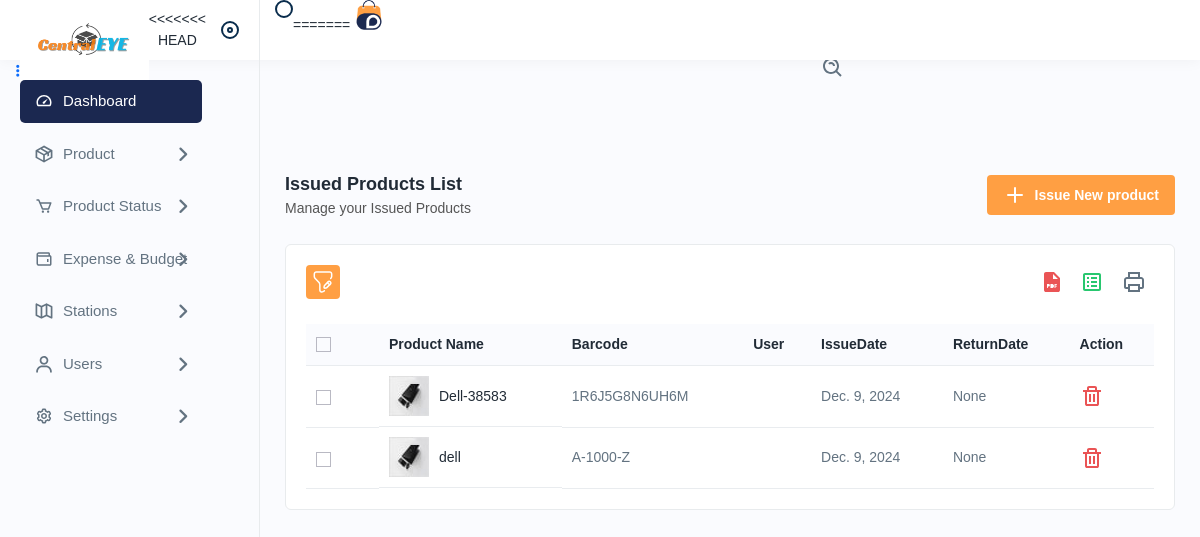
The page /issuedproducts on the database as committed earlier.
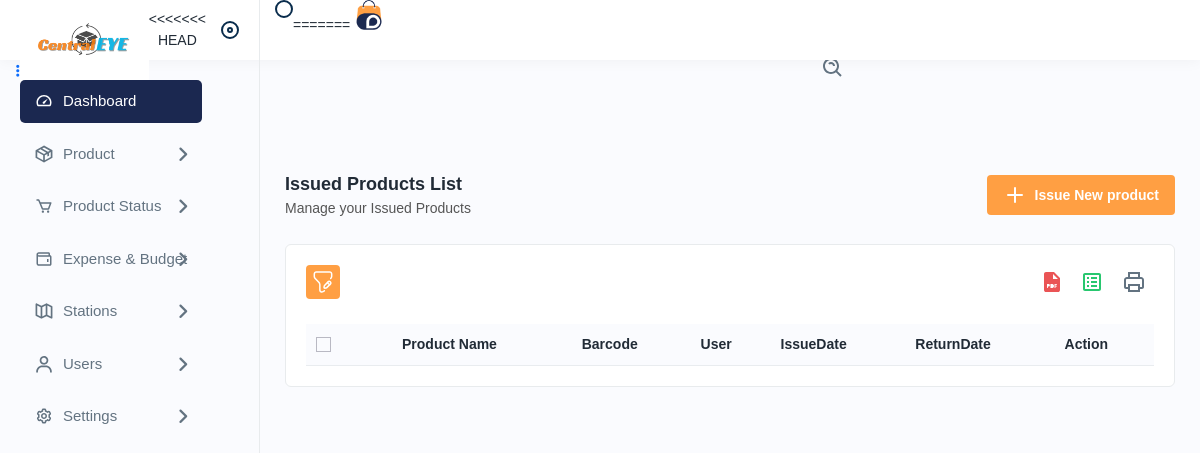
The same page on the database as committed later.
### app/models.py (models this page shows, shortened)
class Allocation(models.Model):          #issuedproducts
    allocation_id = models.IntegerField(primary_key=True, unique=True)
    asset = models.ForeignKey(Asset, null=True, blank=True, on_delete=models.SET_NULL)
    user = models.ForeignKey(UserDetails, null=True, blank=True, on_delete=models.SET_NULL)
    assign_date = models.DateField(auto_now_add=True)
    expected_return_date = models.DateField(null=True, blank=True)
    return_date = models.DateField(null=True, blank=True)
    assign_location = models.CharField(max_length=255)

class Asset(models.Model):
    asset_id = models.IntegerField(primary_key=True, unique=True)
    asset_name = models.CharField(max_length=255)
    asset_category = models.ForeignKey(AssetSubCategory, null=True, blank=True, on_delete=models.SET_NULL)
    barcode = models.CharField(max_length=255, unique=True, null=True, blank=True)
    purchase_date = models.DateField()
    asset_value = models.CharField(max_length=255)
    condition = models.CharField(max_length=20, choices=CONDITION_CHOICES, default='good')
    location = models.CharField(max_length=255)
    assign_to = models.ForeignKey(UserDetails, null=True, blank=True, on_delete=models.SET_NULL)
    asset_status = models.CharField(max_length=20, choices=ASSET_STATUS_CHOICES, default='available')
    asset_maintenance_date = models.DateField(null=True, blank=True)

### app/views.py (the view)
# urls.py: path('issuedproducts', views.issuedproducts, name='issuedproducts'),
def issuedproducts(request):
    issuedproducts_id = Allocation.objects.all()
    con={'issuedproducts_id': issuedproducts_id}
    return render(request,'issuedproducts.html',con)

### templates/issuedproducts.html (shortened to what this page needs)
﻿{% extends 'navbar.html' %}
{% load static %}
{% block body %}
<div class="main-wrapper">
<div class="page-wrapper">
<div class="content">
<div class="page-header">
<div class="page-title">
<h4>Issued Products List</h4>
<h6>Manage your Issued Products</h6>
</div>
<div class="page-btn">
<a href="{% url 'addissuedproducts' %}" class="btn btn-added"><img src="{% static 'assets/img/icons/plus.svg' %}" alt="img" class="me-2">Issue New product</a>
</div>
</div>
<div class="card">
<div class="card-body">
<div class="table-top">
<div class="search-set">
<div class="search-path">
<a class="btn btn-filter" id="filter_search">
<img src="{% static 'assets/img/icons/filter.svg' %}" alt="img">
</a>
</div>
<div class="search-input">
<a class="btn btn-searchset"><img src="{% static 'assets/img/icons/search-white.svg' %}" alt="img"></a>
</div>
</div>
<div class="wordset">
<ul>
<li>
<a data-bs-toggle="tooltip" data-bs-placement="top" title="pdf"><img src="{% static 'assets/img/icons/pdf.svg' %}" alt="img"></a>
</li>
<li>
<a data-bs-toggle="tooltip" data-bs-placement="top" title="excel"><img src="{% static 'assets/img/icons/excel.svg' %}" alt="img"></a>
</li>
<li>
<a data-bs-toggle="tooltip" data-bs-placement="top" title="print"><img src="{% static 'assets/img/icons/printer.svg' %}" alt="img"></a>
</li>
</ul>
</div>
</div>
    <div class="table-responsive">
    <table class="table datanew">
    <thead>
    <tr>
    <th>
    <label class="checkboxs">
    <span class="checkmarks"></span>
    </label>
    </th>
    <th>Product Name</th>
    <th>Barcode</th>
    <th>User</th>
    <th>IssueDate</th>
    <th>ReturnDate</th>
    <th>Action</th>
    </tr>
    </thead>
    <tbody>
        {%for i in issuedproducts_id %}
    <tr>
    <td>
    <label class="checkboxs">
    <span class="checkmarks"></span>
    </label>
    </td>
    <td class="productimgname">
    <a href="javascript:void(0);" class="product-img">
    <img src="{% static 'assets/img/product/product1.jpg' %}" alt="product">
    </a>
    <a href="">{{i.asset.asset_name}}</a>
    </td>
    <td>{{i.asset.barcode}}</td>
    <td><a href="">{{i.user.username}}</a></td>
    <td>{{i.assign_date}}</td>
    <td>{{i.return_date}}</td>
    <td>
    <a class="me-3 confirm-text" href="javascript:void(0);">
    <img src="{% static 'assets/img/icons/delete.svg' %}" alt="img">
    </a>
    </td>
    </tr>
{% endfor %}
</tbody>
</table>
</div>
</div>
</div>
</div>
</div>
</div>
{% endblock %}

Rows that differ between the two databases and show on the page:
removed Allocation: asset.asset_name "Dell-38583", asset.barcode "1R6J5G8N6UH6M", assign_date "Dec. 9, 2024", return_date "None"
removed Allocation: asset.asset_name "dell", asset.barcode "A-1000-Z", assign_date "Dec. 9, 2024", return_date "None"
